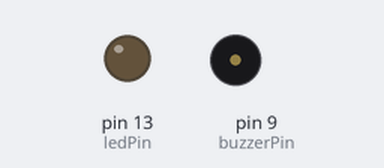
Bench run of a sketch on a simulated Arduino Uno, built with avr-gcc and run on an emulated ATmega328P. On the bench: output pins drawn as LEDs (lit = HIGH), buzzer (waves = sounding).

Above: at 0.6 s.
At 59.46 s:
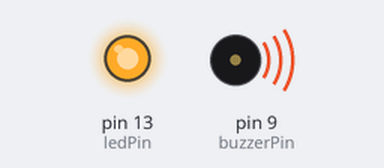
Timing chart, 0 to 59.8 s (numbered marks = the images above):
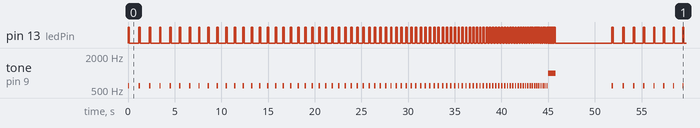

The sketch:

buzzer_led.ino
```cpp
const int ledPin =  LED_BUILTIN; // == 13
const int buzzerPin = 9;

long startTime;
long remainingTime;
int initialDelay = 1000; // Initial delay between beeps

void setup(){
    // DEBUG
    Serial.begin(9600);

    setupLED();
    setupBuzzer();
    startTime = millis(); // initialize start time
}

void setupLED(){
    pinMode(ledPin, OUTPUT);
}

void setupBuzzer(){
    pinMode(buzzerPin, OUTPUT);
}

void bomb() {
    long currentTime = millis();
    long elapsedTime = currentTime - startTime;

    if (elapsedTime <= 45000) { // until 45 seconds
      remainingTime = 45 - (elapsedTime / 1000); // Calculate the remaining time in seconds
      int delayTime = map(elapsedTime, 0, 45000, 1000, 50);  // Maps the elapsed time to a delay range of 1000ms to 100ms
      tone(buzzerPin, 600);
      digitalWrite(ledPin, HIGH);
      delay(150);
      noTone(buzzerPin);
      digitalWrite(ledPin, LOW);
      delay(delayTime);
    } else {
        remainingTime = 0; // timer finished

        // beep 8 times after 45 seconds to simulate "explosion"
        for (int i = 0; i < 8; i++) {
            tone(buzzerPin, 1000);
            digitalWrite(ledPin, HIGH);
            delay(50);
            noTone(buzzerPin);
            digitalWrite(ledPin, LOW);
            delay(50);
        }

        delay(6000);
        startTime = millis(); // reset time after "bomb explosion"
    }
}

void loop(){
    bomb();
}
```

Measured:
- by itself, pin 13 (ledPin): moves between LOW and HIGH, repeating every 51.8 s
- by itself, tone on pin 9 (buzzerPin): plays 600 Hz for 0.15 s, 600 Hz for 0.15 s, 600 Hz for 0.15 s, 600 Hz for 0.15 s, 600 Hz for 0.15 s, 600 Hz for 0.15 s … (211 notes in this stretch)
